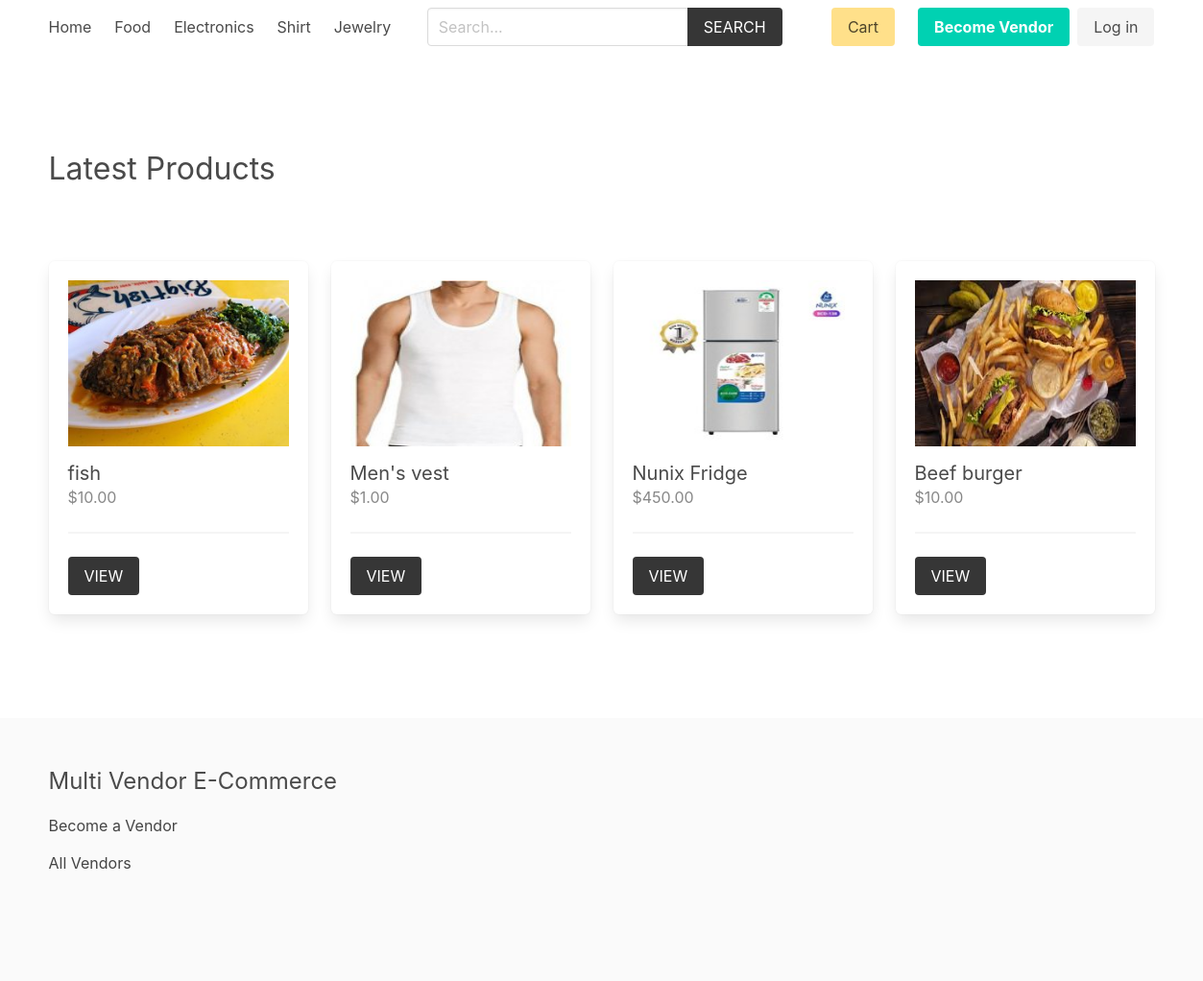
The page / on the database its author committed.
### product/models.py (models this page shows, shortened)
class Category(models.Model):
    title = models.CharField(max_length=50)
    slug = models.SlugField(max_length=55)
    ordering = models.IntegerField(default=0)
    class Meta:
        ordering = ['ordering']

class Product(models.Model):
    category = models.ForeignKey(Category, related_name='products', on_delete=models.CASCADE)
    vendor = models.ForeignKey(Vendor, related_name="products", on_delete=models.CASCADE)
    title = models.CharField(max_length=50)
    slug = models.SlugField(max_length=55)
    description = models.TextField(blank=True, null=True)
    price = models.DecimalField(max_digits=6, decimal_places=2)
    added_date = models.DateTimeField(auto_now_add=True)
    image = models.ImageField(upload_to='uploads/', blank=True, null=True)
    thumbnail = models.ImageField(upload_to='uploads/', blank=True, null=True) # Change uploads to thumbnails
    class Meta:
        ordering = ['-added_date']
    def get_thumbnail(self):
        if self.thumbnail:
            return self.thumbnail.url

### core/views.py (the view)
# urls.py: path('', views.frontpage, name="home"),
def frontpage(request):
    newest_products = Product.objects.all()[0:8]
    context = {
        'newest_products': newest_products,
    }
    return render(request, 'core/frontpage.html', context)

### cart/cart.py (called while the page is built)
    def __len__(self):
        return sum(item['quantity'] for item in self.cart.values())

### cart/context_processors.py (called while the page is built)
def cart(request):
    return {'cart': Cart(request)}

### product/context_processors.py (called while the page is built)
def menu_categories(request):
    categories = Category.objects.all()
    return {'categories': categories}

### templates/core/frontpage.html (shortened to what this page needs)
{% extends 'core/base.html' %}
{% block content %}
    <div class="columns is-multiline mb-6">
        <div class="column is-12 has-test-centered mt-6 mb-6">
            <h2 class="is-size-3">Latest Products</h2>
        </div>
        {% for product in newest_products %}
            {% include 'product/parts/list_item.html' %}
        {% endfor %}
    </div>
{% endblock content %}

### templates/core/base.html (shortened to what this page needs)
{% load static %}
<!DOCTYPE html>
<html lang="en">
<head>
    <link rel="stylesheet" href="https://cdn.jsdelivr.net/npm/bulma@0.9.2/css/bulma.min.css">
    <link rel="stylesheet" href="{% static 'css/main.css' %}">
</head>
<body>
    <div class="container">
        <nav class="navbar" role="navigation" aria-label="main navigation">
            <div id="navbarBasicExample" class="navbar-menu">
                <div class="navbar-start">
                <a class="navbar-item" href="{% url 'core:home' %}">
                    Home
                </a>
                {% for category in categories %}
                    <a class="navbar-item" href="{% url 'product:category' category.slug %}">
                        {{category.title}}
                    </a>
                {% endfor %}
                </div>
                <div class="navbar-start">
                    <div class="navbar-item">
                        <form method="get" action="{% url 'product:search' %}">
                            <div class="field has-addons">
                                <div class="control">
                                    <input type="search" name="query" id="" class="input" placeholder="Search...">
                                </div>
                                <div class="control">
                                    <button class="button is-dark is-uppercase">Search</button>
                                </div>
                            </div>
                        </form>
                    </div>
                </div>
                <div class="navbar-end">
                <div class="navbar-item">
                    <a href="{% url 'cart:cart' %}" class="button is-warning">Cart {% if cart %}({{cart|length}}){% endif %}</a>
                </div>
                {% if request.user.is_authenticated %}
                <div class="navbar-item has-dropdown is-hoverable">
                    <a class="navbar-link is-capitalized">
                    {{user.vendor.name}}
                    </a>
                    <div class="navbar-dropdown">
                    <a class="navbar-item" href="{% url 'vendor:vendor-admin' %}">
                        Profile
                    </a>
                    <a class="navbar-item" href="{% url 'vendor:edit-vendor' %}">
                        Update Profile
                    </a>
                    <a class="navbar-item" href="{% url 'vendor:add-product' %}">
                        Add Product
                    </a>
                    <hr class="navbar-divider">
                    <form method="post" action="{% url 'vendor:logout' %}">
                        {% csrf_token %}
                        <button type="submit">logout</button>
                    </form>
                    </div>
                </div>
                {% else %}
                <div class="navbar-item">
                    <div class="buttons">
                        <a class="button is-primary" href="{% url 'vendor:become-vendor' %}">
                            <strong>Become Vendor</strong>
                        </a>
                        <a class="button is-light" href="{% url 'vendor:login' %}">
                            Log in
                        </a>
                    </div>
                </div>
                {% endif %}
                </div>
            </div>
            </nav>
    </div>
    <section class="section">
        <div class="container">
            {% block content %}{% endblock content %}
        </div>
    </section>
    <footer class="footer">
        <div class="container">
            <h3 class="is-size-4 mb-4">Multi Vendor E-Commerce</h3>
            {% if request.user.is_authenticated %}
                <a href="{% url 'vendor:vendor-admin' %}">Vendor Admin</a>
            {% else %}
                <a href="{% url 'vendor:become-vendor' %}">Become a Vendor</a>
            {% endif %}
            <br>
            <a href="{% url 'vendor:vendors' %}">All Vendors</a>
        </div>
    </footer>
</body>
</html>

### templates/product/parts/list_item.html
<div class="column is-3 product-list-item">
                <div class="box">
                    <figure class="image is-4by3 mb-4">
                        <img src="{{ product.get_thumbnail }}" alt="{{product.title}}">
                    </figure>
                    <h2 class="subtitle">{{product.title}}</h2>
                    <h3 class="price is-size-6 mb-5">${{product.price}}</h3>
                    <hr>
                    <a href="{% url 'product:product' product.category.slug product.slug %}" class="button is-dark is-uppercase">View</a>
                </div>
            </div>

### core/static/css/main.css (style rules this page uses)
.footer a { margin-bottom: 15px; display: inline-block; color: #444; }
.product-list-item .box .subtitle { margin-bottom: 0; }
.product-list-item .box .price { color: #888; }

### rows shown on the page
Category: title "Food"
Category: title "Electronics"
Category: title "Shirt"
Category: title "Jewelry"
Product: get_thumbnail (picture), title "fish", price "10.00"
Product: get_thumbnail (picture), title "Men's vest", price "1.00"
Product: get_thumbnail (picture), title "Nunix Fridge", price "450.00"
Product: get_thumbnail (picture), title "Beef burger", price "10.00"
